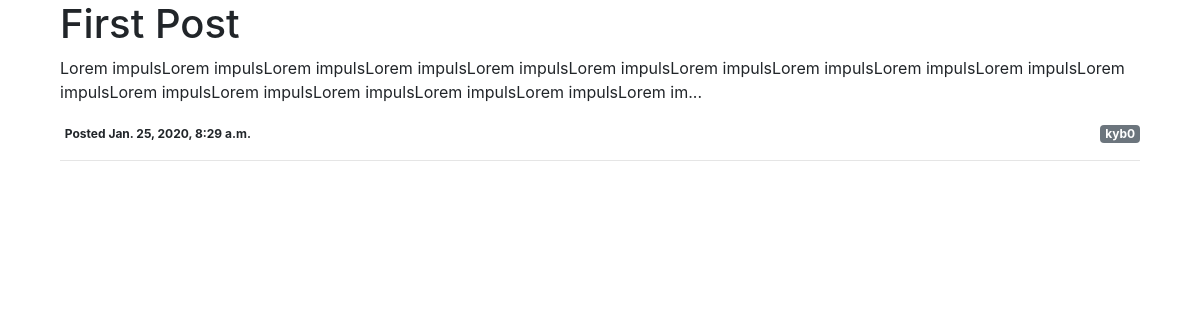
/posts/, run on an earlier commit of the app's database.
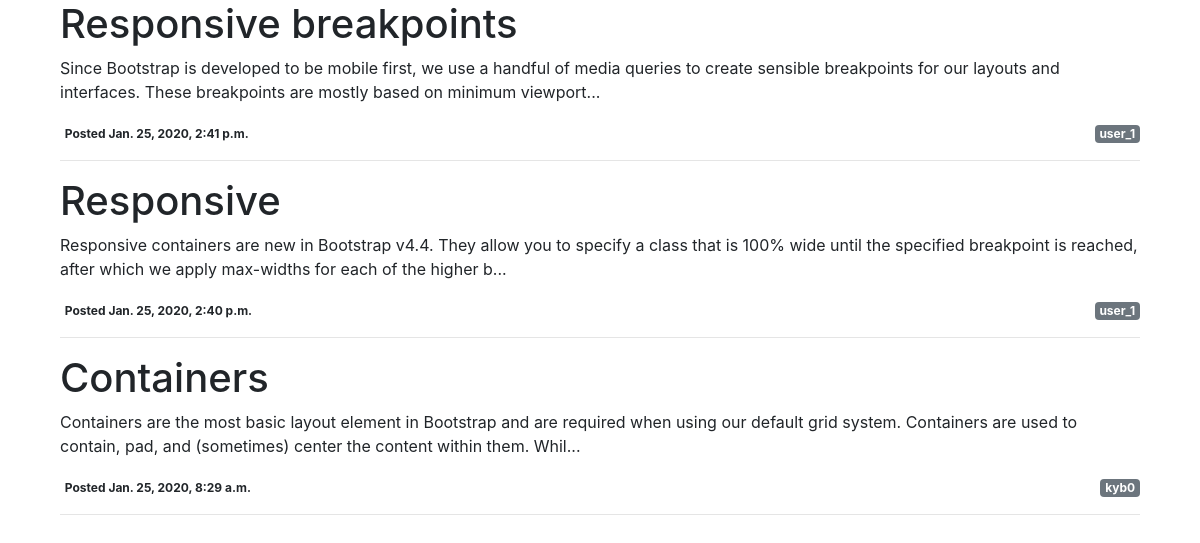
And on a later commit of the database.
### posts/models.py (models this page shows, shortened)
class Post(models.Model):
    title = models.CharField(max_length=100)
    body = models.TextField()
    created_on = models.DateTimeField(auto_now_add=True)
    active = models.BooleanField(default=False)
    author = models.ForeignKey(User, on_delete=models.CASCADE, related_name='post')
    class Meta:
        ordering = ['-created_on'] #Sort result in the created_on

### posts/views.py (the view)
# urls.py: path('posts/', post_page),
def post_page(request):
    return render(request, 'index.html', {'posts': Post.objects.all()})

### templates/index.html (shortened to what this page needs)
<!DOCTYPE html>
<html lang="en">
<head>
    <link rel="stylesheet" href="https://stackpath.bootstrapcdn.com/bootstrap/4.4.1/css/bootstrap.min.css" id="bootstrap-css">
</head>
<body>
{% for post in posts %}
<div class="container">
<div class="col-md-12">
    <h1>{{ post.title }}</h1>
    <p>{{ post.body|slice:"200" }}...</p>
    <div>
<span class="badge">Posted {{ post.created_on }}</span>
        <div class="float-right">
            <span class="badge badge-secondary">{{ post.author }}</span>
        </div>
    </div>
    <hr>
</div>
</div>
{% endfor %}
</body>
</html>

What changed in the data, as far as the page shows it:
added Post: title "Responsive breakpoints", body "Since Bootstrap is developed to be mobile first, we use a handful of media queries to create sensible breakpoints for our layouts and interfaces. These breakpoints are mostly based on minimum viewport", created_on "Jan. 25, 2020, 2:41 p.m.", author "user_1"
added Post: title "Responsive", body "Responsive containers are new in Bootstrap v4.4. They allow you to specify a class that is 100% wide until the specified breakpoint is reached, after which we apply max-widths for each of the higher b", created_on "Jan. 25, 2020, 2:40 p.m.", author "user_1"
changed Post "kyb0": title "First Post" → "Containers"; body "Lorem impulsLorem impulsLorem impulsLorem impulsLorem impulsLorem impulsLorem impulsLorem impulsLorem impulsLorem impulsLorem impulsLorem impulsLorem impulsLorem impulsLorem impulsLorem impulsLorem im" → "Containers are the most basic layout element in Bootstrap and are required when using our default grid system. Containers are used to contain, pad, and (sometimes) center the content within them. Whil"
